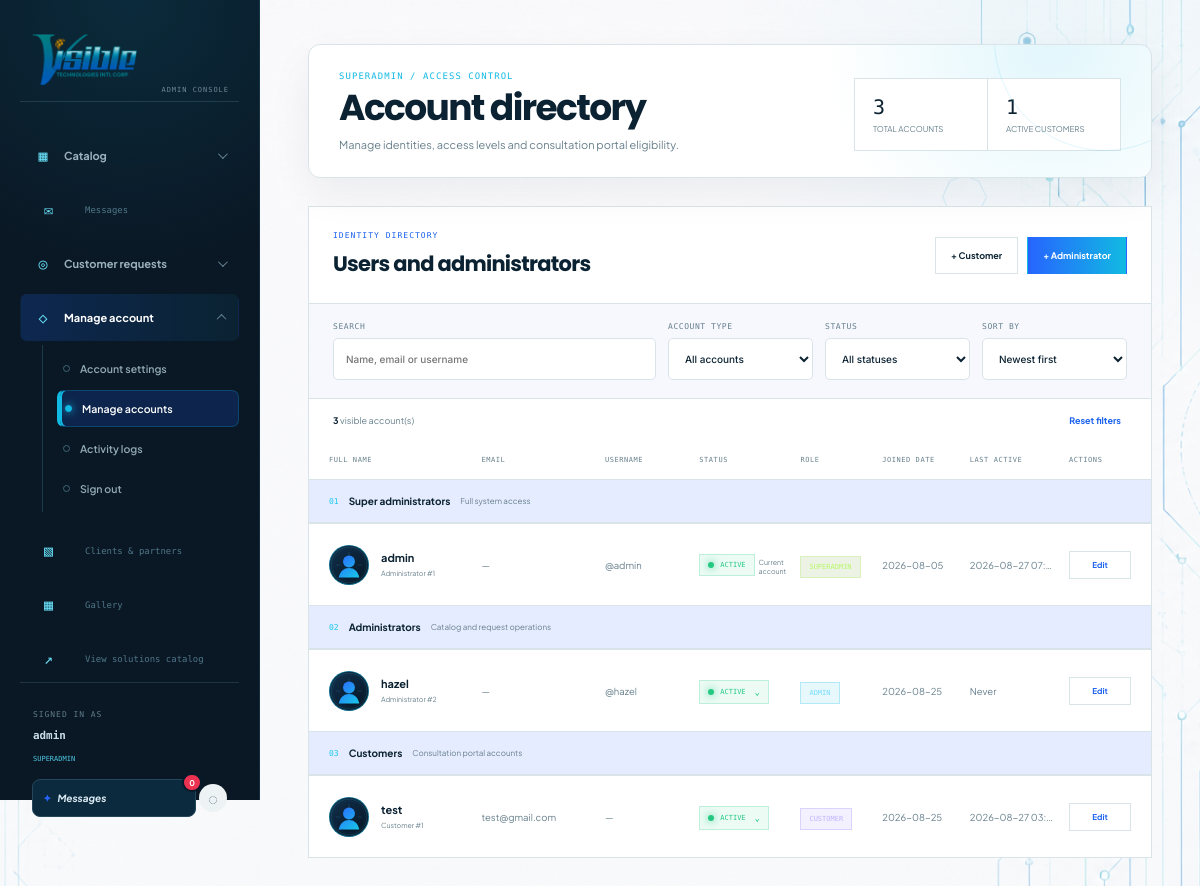
/admin/accounts (signed in), run on the app's committed database.
### tables this page shows
CREATE TABLE admins (
                id INTEGER PRIMARY KEY,
                username TEXT NOT NULL UNIQUE,
                password_hash TEXT NOT NULL,
                created_at TEXT NOT NULL DEFAULT CURRENT_TIMESTAMP
            , role TEXT NOT NULL DEFAULT 'superadmin', status TEXT NOT NULL DEFAULT 'active', last_login_at TEXT, status_updated_at TEXT, status_expires_at TEXT, full_name TEXT NOT NULL DEFAULT '', email TEXT, avatar_url TEXT);

CREATE TABLE customers (
                id INTEGER PRIMARY KEY,
                full_name TEXT NOT NULL,
                email TEXT NOT NULL COLLATE NOCASE UNIQUE,
                password_hash TEXT NOT NULL,
                created_at TEXT NOT NULL DEFAULT CURRENT_TIMESTAMP,
                last_login_at TEXT
            , status TEXT NOT NULL DEFAULT 'active', status_updated_at TEXT, status_expires_at TEXT, avatar_url TEXT);

### app.py (the view)
@app.route("/admin/accounts")
@superadmin_required
def admin_accounts():
    with get_db() as database:
        administrators = rows_to_dicts(
            database.execute(
                """SELECT id, username, full_name, email, avatar_url,
                          role, status, status_expires_at,
                          created_at, last_login_at
                   FROM admins
                   ORDER BY CASE role WHEN 'superadmin' THEN 0 ELSE 1 END,
                            COALESCE(NULLIF(full_name, ''), username) COLLATE NOCASE"""
            )
        )
        customers = rows_to_dicts(
            database.execute(
                """SELECT id, full_name, email, avatar_url, status, status_expires_at,
                          created_at, last_login_at
                   FROM customers ORDER BY full_name COLLATE NOCASE"""
            )
        )
    return render_template(
        "admin_accounts.html",
        administrators=administrators,
        customers=customers,
    )

### templates/admin_accounts.html (shortened to what this page needs)
<!doctype html>
<html lang="en">
  <head>
    <link
      rel="stylesheet"
      href="{{ url_for('static', filename='css/admin.css') }}"
    />
    {% include '_theme.html' %}
    <link
      rel="stylesheet"
      href="{{ url_for('static', filename='css/admin_accounts.css') }}"
    />
  </head>
  <body>
    {% macro status_control(item, account_type, label, locked=false) %} {% if
    locked %}
    <div class="status-display">
      <span class="status status--{{ item.status }}"
        ><i></i>{{ item.status }}</span
      >
      <small class="current-user">Current account</small>
    </div>
    {% else %}
    <details class="status-control">
      <summary
        class="status status--{{ item.status }}"
        title="Change account status"
      >
        <i></i><span>{{ item.status }}</span><b aria-hidden="true">⌄</b>
      </summary>
    </details>
    {% endif %} {% endmacro %} {% include '_admin_sidebar.html' %}
    <main class="accounts-page">
      <header class="accounts-heading">
        <div>
          <p>SUPERADMIN / ACCESS CONTROL</p>
          <h1>Account directory</h1>
          <span
            >Manage identities, access levels and consultation portal eligibility.</span
          >
        </div>
        <div class="heading-metrics">
          <div>
            <b>{{ administrators|length + customers|length }}</b
            ><span>Total accounts</span>
          </div>
          <div>
            <b
              >{{ customers|selectattr('status', 'equalto',
              'active')|list|length }}</b
            ><span>Active customers</span>
          </div>
        </div>
      </header>
      <section class="directory-card" aria-labelledby="directory-title">
        <div class="directory-toolbar">
          <div class="toolbar-title">
            <p>IDENTITY DIRECTORY</p>
            <h2 id="directory-title">Users and administrators</h2>
          </div>
          <div class="toolbar-actions">
            <a href="/admin/accounts/new/customer">+ Customer</a>
            <a class="primary" href="/admin/accounts/new/admin"
              >+ Administrator</a
            >
          </div>
        </div>
        <div class="directory-filters">
          <label class="search-field">
            <span>Search</span>
            <input
              type="search"
              data-account-search
              placeholder="Name, email or username"
              autocomplete="off"
            />
          </label>
          <label>
            Account type
            <select data-account-type>
              <option value="all">All accounts</option>
            </select>
          </label>
          <label>
            Status
            <select data-account-status>
              <option value="all">All statuses</option>
            </select>
          </label>
          <label>
            Sort by
            <select data-account-sort>
              <option value="newest">Newest first</option>
            </select>
          </label>
        </div>
        <div class="directory-summary">
          <span
            ><b data-visible-count
              >{{ administrators|length + customers|length }}</b
            >
            visible account(s)</span
          >
          <button type="button" data-reset-filters>Reset filters</button>
        </div>
        <div class="account-table-wrap">
          <div
            class="account-table"
            role="table"
            aria-label="VTIC account directory"
          >
            <div class="account-row account-row--head" role="row">
              <span>Full name</span><span>Email</span><span>Username</span
              ><span>Status</span><span>Role</span><span>Joined date</span
              ><span>Last active</span><span>Actions</span>
            </div>
            <div class="account-group" data-account-group="superadmin">
              <span>01</span><b>Super administrators</b><small>Full system access</small>
            </div>
            {% for item in administrators %}
            {% if item.role == 'superadmin' %}
            <article
              class="account-row"
              role="row"
              data-account-row
              data-type="superadmin"
              data-group="superadmin"
              data-status="{{ item.status }}"
              data-name="{{ ((item.full_name or item.username) ~ ' ' ~ (item.email or '') ~ ' ' ~ item.username)|lower }}"
              data-joined="{{ item.created_at }}"
              data-active="{{ item.last_login_at or '' }}"
            >
              <div class="identity">
                <img src="{{ item.avatar_url or url_for('static', filename='images/default-avatar.svg') }}" alt="{{ item.full_name or item.username }} profile photo" />
                <div>
                  <b>{{ item.full_name or item.username }}</b
                  ><small>Administrator #{{ item.id }}</small>
                </div>
              </div>
              <span class="identifier">{{ item.email or '—' }}</span>
              <span class="identifier">@{{ item.username }}</span>
              <span
                >{{ status_control(item, 'admin', item.username, item.id ==
                session.admin_id) }}</span
              >
              <span><em class="role role--{{ item.role }}">Superadmin</em></span>
              <time>{{ item.created_at[:10] }}</time>
              <time
                >{{ item.last_login_at[:16] if item.last_login_at else 'Never'
                }}</time
              >
              <div class="row-actions">
                <a href="/admin/accounts/admin/{{ item.id }}/edit">Edit</a>
              </div>
            </article>
            {% endif %}
            {% endfor %}
            <div class="account-group" data-account-group="admin">
              <span>02</span><b>Administrators</b><small>Catalog and request operations</small>
            </div>
            {% for item in administrators %}
            {% if item.role != 'superadmin' %}
            <article
              class="account-row"
              role="row"
              data-account-row
              data-type="admin"
              data-group="admin"
              data-status="{{ item.status }}"
              data-name="{{ ((item.full_name or item.username) ~ ' ' ~ (item.email or '') ~ ' ' ~ item.username)|lower }}"
              data-joined="{{ item.created_at }}"
              data-active="{{ item.last_login_at or '' }}"
            >
              <div class="identity">
                <img src="{{ item.avatar_url or url_for('static', filename='images/default-avatar.svg') }}" alt="{{ item.full_name or item.username }} profile photo" />
                <div><b>{{ item.full_name or item.username }}</b><small>Administrator #{{ item.id }}</small></div>
              </div>
              <span class="identifier">{{ item.email or '—' }}</span>
              <span class="identifier">@{{ item.username }}</span>
              <span>{{ status_control(item, 'admin', item.username, item.id == session.admin_id) }}</span>
              <span><em class="role role--{{ item.role }}">{{ 'Marketing admin' if item.role == 'admin_marketing' else 'Technical admin' if item.role == 'admin_technical' else 'Admin' }}</em></span>
              <time>{{ item.created_at[:10] }}</time>
              <time>{{ item.last_login_at[:16] if item.last_login_at else 'Never' }}</time>
              <div class="row-actions"><a href="/admin/accounts/admin/{{ item.id }}/edit">Edit</a></div>
            </article>
            {% endif %}
            {% endfor %}
            <div class="account-group" data-account-group="customer">
              <span>03</span><b>Customers</b><small>Consultation portal accounts</small>
            </div>
            {% for item in customers %}
            <article
              class="account-row"
              role="row"
              data-account-row
              data-type="customer"
              data-group="customer"
              data-status="{{ item.status }}"
              data-name="{{ (item.full_name ~ ' ' ~ item.email)|lower }}"
              data-joined="{{ item.created_at }}"
              data-active="{{ item.last_login_at or '' }}"
            >
              <div class="identity">
                <img src="{{ item.avatar_url or url_for('static', filename='images/default-avatar.svg') }}" alt="{{ item.full_name }} profile photo" />
                <div>
                  <b>{{ item.full_name }}</b
                  ><small>Customer #{{ item.id }}</small>
                </div>
              </div>
              <span class="identifier">{{ item.email }}</span>
              <span class="identifier">—</span>
              <span
                >{{ status_control(item, 'customer', item.full_name) }}</span
              >
              <span><em class="role role--customer">Customer</em></span>
              <time>{{ item.created_at[:10] }}</time>
              <time
                >{{ item.last_login_at[:16] if item.last_login_at else 'Never'
                }}</time
              >
              <div class="row-actions">
                <a href="/admin/accounts/customer/{{ item.id }}/edit">Edit</a>
              </div>
            </article>
            {% endfor %}
          </div>
        </div>
      </section>
    </main>
  </body>
</html>

### templates/_admin_sidebar.html (shortened to what this page needs)
{% set catalog_open = request.path == '/admin' or
request.path.startswith('/admin/products') or
request.path.startswith('/admin/manufacturers') %} {% set requests_open =
request.path.startswith('/admin/review-requests') or request.path.startswith('/admin/messages') or request.path.startswith('/admin/calendar') or request.path.startswith('/admin/catered-customers') %} {% set account_open =
request.path.startswith('/admin/account') or
request.path.startswith('/admin/activity') %}
<aside class="admin-sidebar">
  <a class="logo" href="/admin" aria-label="VTIC admin home">
    <img
      src="{{ url_for('static', filename='images/vtic-logo.png') }}"
      alt="VTIC"
    />
  </a>
  <nav class="admin-navigation" aria-label="Administrator navigation">
    <details class="admin-nav-group" {% if catalog_open %}open{% endif %}>
      <summary>
        <span class="admin-nav-icon" aria-hidden="true">▦</span
        ><span>Catalog</span><i aria-hidden="true"></i>
      </summary>
    </details>
    <a class="admin-nav-home {{ 'active' if request.path.startswith('/admin/messages') else '' }}" href="/admin/messages">
      <span class="admin-nav-icon" aria-hidden="true">✉</span><span>Messages</span>
    </a>
    <details class="admin-nav-group" {% if requests_open %}open{% endif %}>
      <summary>
        <span class="admin-nav-icon" aria-hidden="true">◎</span
        ><span>Customer requests</span><i aria-hidden="true"></i>
      </summary>
    </details>
    <details class="admin-nav-group" {% if account_open %}open{% endif %}>
      <summary>
        <span class="admin-nav-icon" aria-hidden="true">◇</span
        ><span>Manage account</span><i aria-hidden="true"></i>
      </summary>
      <div class="admin-nav-children">
        <a
          class="{{ 'active' if request.path == '/admin/account' else '' }}"
          href="/admin/account"
          >Account settings</a
        >
        {% if session.admin_role == 'superadmin' %}
        <a
          class="{{ 'active' if request.path.startswith('/admin/accounts') else '' }}"
          href="/admin/accounts"
          >Manage accounts</a
        >
        <a
          class="{{ 'active' if request.path.startswith('/admin/activity') else '' }}"
          href="/admin/activity"
          >Activity logs</a
        >
        {% endif %}
        <form class="admin-nav-signout" action="/admin/logout" method="post" data-confirm-signout>
          <button type="submit">Sign out</button>
        </form>
      </div>
    </details>
    {% if session.admin_role == 'superadmin' %}
    <a class="admin-nav-home {{ 'active' if request.path.startswith('/admin/portfolio') else '' }}" href="/admin/portfolio">
      <span class="admin-nav-icon" aria-hidden="true">▧</span><span>Clients &amp; partners</span>
    </a>
    <a class="admin-nav-home {{ 'active' if request.path.startswith('/admin/gallery') else '' }}" href="/admin/gallery">
      <span class="admin-nav-icon" aria-hidden="true">▦</span><span>Gallery</span>
    </a>
    {% endif %}
    <a class="admin-nav-home" href="/storefront" target="_blank">
      <span class="admin-nav-icon" aria-hidden="true">↗</span
      ><span>View solutions catalog</span>
    </a>
  </nav>
  <div class="admin-sidebar-footer">
    <span>Signed in as</span>
    <p>{{ session.admin_username }}</p>
    <small>{{ session.admin_role }}</small>
  </div>
  {% include '_message_notifications.html' %}
</aside>

### data on the page
admins: admin_role "SUPERADMIN", full_name+username "admin", id "1", email "—", username "admin", status "ACTIVE", created_at "2026-08-05", last_login_at "2026-08-27 07:…"
admins: full_name+username "hazel", id "2", email "—", username "hazel", status "ACTIVE", role "ADMIN", created_at "2026-08-25", last_login_at "Never"
customers: full_name (placeholder picture), full_name "test", id "1", email "test@gmail.com", status "ACTIVE", created_at "2026-08-25", last_login_at "2026-08-27 03:55"

### other printed values
{{ session.admin_username }} "admin"
{{ administrators|length + customers|length }} "3"
